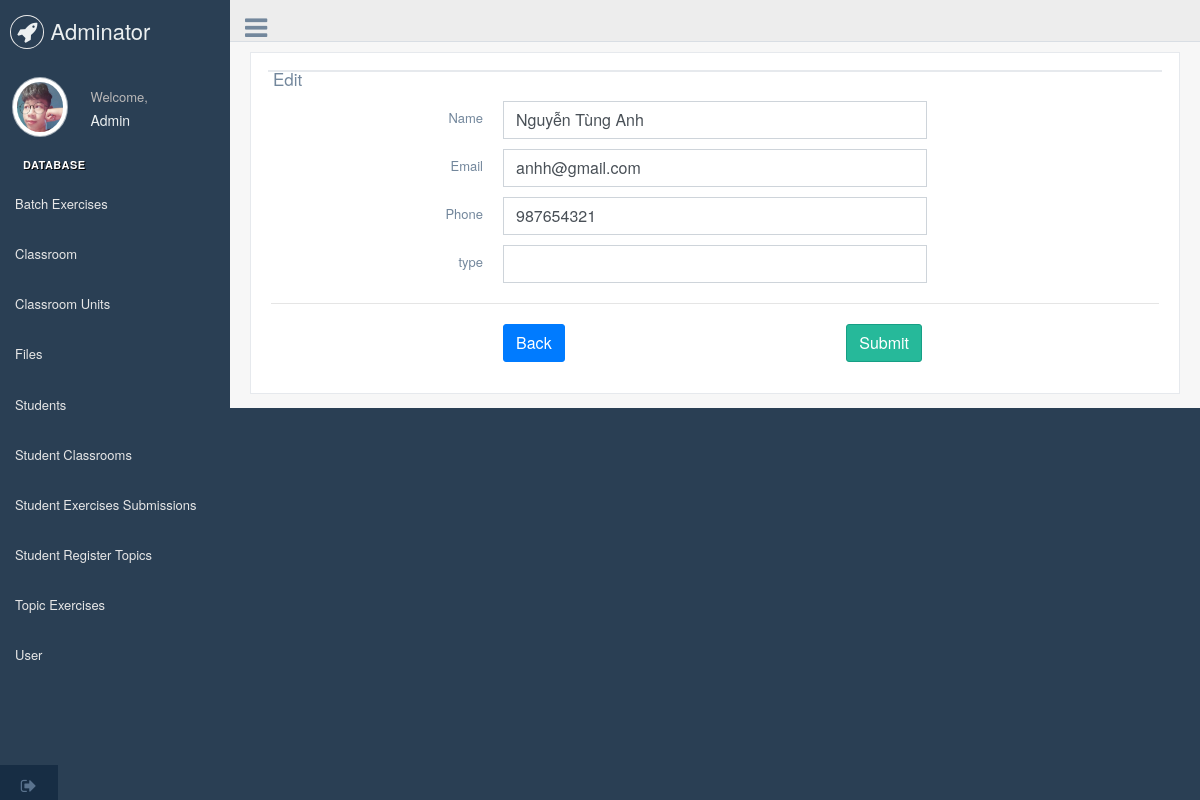
Screenshot of /InsideSite/manageDatabase.php?page=user_&&edit=2 (signed in) with the database file from the repository.
### tables this page shows
CREATE TABLE `user_` (
  `id` bigint(20) NOT NULL,
  `login` varchar(20) NOT NULL,
  `email` varchar(255) DEFAULT NULL,
  `password_hash` varchar(60) NOT NULL,
  `name` varchar(255) NOT NULL,
  `image_url` varchar(255) DEFAULT NULL,
  `phone` varchar(15) DEFAULT NULL,
  `type` bit(1) DEFAULT NULL,
  `created_by` bigint(20) DEFAULT NULL,
  `created_at` timestamp NOT NULL DEFAULT CURRENT_TIMESTAMP ON UPDATE CURRENT_TIMESTAMP,
  `updated_by` bigint(20) DEFAULT NULL,
  `updated_at` timestamp NOT NULL DEFAULT '0000-00-00 00:00:00',
  `deleted_by` bigint(20) DEFAULT NULL,
  `deleted_at` timestamp NOT NULL DEFAULT '0000-00-00 00:00:00'
);

### InsideSite/editDB/user_editDP.php (the view)
<div class="container body">
	<div class="main_container">
		<div class="right_col" role="main">
			<div class="">
				<div class="row">
					<div class="col-md-12 col-sm-12 ">
						<div class="x_panel">
							<div class="x_title">
								<h2>Edit</h2>
								</div>
									<div class="x_content">
									<form id="demo-form2" data-parsley-validate class="form-horizontal form-label-left" action="#" method="post">
										<div class="item form-group">
											<label class="col-form-label col-md-3 col-sm-3 label-align" for="first-name">Name </label>
											<div class="col-md-6 col-sm-6 ">
												<input type="text" name="name" required="required" class="form-control " value="<?php echo $profile['name']?>">
											</div>
										</div>
										<div class="item form-group">
											<label class="col-form-label col-md-3 col-sm-3 label-align" for="last-name">Email </label>
											<div class="col-md-6 col-sm-6 ">
												<input type="text" name="email" class="form-control" value="<?php echo $profile['email']?>">
											</div>
										</div>
										<div class="item form-group">
											<label for="middle-name" class="col-form-label col-md-3 col-sm-3 label-align">Phone </label>
											<div class="col-md-6 col-sm-6 ">
												<input type="text" name="phone" class="form-control" value="<?php echo $profile['phone']?>">
											</div>
										</div>
										<div class="item form-group">
											<label for="type" class="col-form-label col-md-3 col-sm-3 label-align">type </label>
											<div class="col-md-6 col-sm-6 ">
												<input type="text" name="type" class="form-control" value="<?php echo $profile['type']?>">
											</div>
										</div>
										<div class="ln_solid"></div>
										<div class="item form-group">
											<div class="col-md-6 col-sm-6 offset-md-3">
												<a href="manageDatabase.php?page=user_" class="btn btn-primary ">Back</a>
												<button type="submit" name="saveProfile" class="btn btn-success pull-right">Submit</button>
											</div>
										</div>
									</form>
									</div>
								</div>
							</div>
						</div>
					</div>
				</div>
			</div>
		</div>
	</div>
</div>

### rows the page displays
user_: name "Nguyễn Tùng Anh", email "anhh@gmail.com", phone "987654321"
